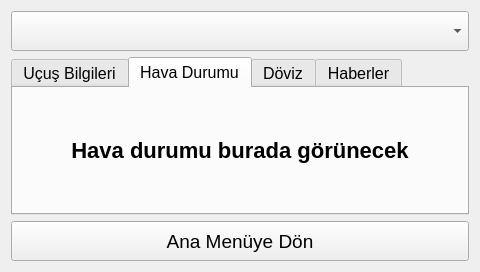
<?xml version="1.0" encoding="UTF-8"?>
<ui version="4.0">
 <class>RolePage_Passenger</class>
 <widget class="QWidget" name="RolePage_Passenger">
  <property name="geometry">
   <rect>
    <x>0</x>
    <y>0</y>
    <width>480</width>
    <height>272</height>
   </rect>
  </property>
  <property name="styleSheet">
   <string></string>
  </property>
  <layout class="QVBoxLayout" name="mainLayout">
   <item>
    <widget class="QComboBox" name="comboCity">
     <property name="minimumSize">
      <size>
       <width>0</width>
       <height>40</height>
      </size>
     </property>
     <property name="font">
      <font>
       <pointsize>14</pointsize>
      </font>
     </property>
    </widget>
   </item>
   <item>
    <widget class="QTabWidget" name="tabWidget">
     <property name="font">
      <font>
       <pointsize>12</pointsize>
      </font>
     </property>
     <property name="currentIndex">
      <number>1</number>
     </property>
     <widget class="QWidget" name="tabFlight">
      <attribute name="title">
       <string>Uçuş Bilgileri</string>
      </attribute>
      <layout class="QVBoxLayout" name="verticalLayoutFlight">
       <item>
        <widget class="QScrollArea" name="scrollAreaFlights">
         <property name="widgetResizable">
          <bool>true</bool>
         </property>
         <widget class="QWidget" name="scrollAreaWidgetFlights">
          <property name="geometry">
           <rect>
            <x>0</x>
            <y>0</y>
            <width>438</width>
            <height>105</height>
           </rect>
          </property>
          <layout class="QVBoxLayout" name="layoutFlights"/>
         </widget>
        </widget>
       </item>
      </layout>
     </widget>
     <widget class="QWidget" name="tabWeather">
      <attribute name="title">
       <string>Hava Durumu</string>
      </attribute>
      <layout class="QVBoxLayout" name="verticalLayoutWeather">
       <item>
        <widget class="QLabel" name="labelWeather">
         <property name="styleSheet">
          <string>font-size: 22px; font-weight: bold;</string>
         </property>
         <property name="text">
          <string>Hava durumu burada görünecek</string>
         </property>
         <property name="alignment">
          <set>Qt::AlignCenter</set>
         </property>
        </widget>
       </item>
      </layout>
     </widget>
     <widget class="QWidget" name="tabCurrency">
      <attribute name="title">
       <string>Döviz</string>
      </attribute>
      <layout class="QVBoxLayout" name="verticalLayoutCurrency">
       <item>
        <widget class="QLabel" name="labelCurrency">
         <property name="styleSheet">
          <string>font-size: 22px; font-weight: bold;</string>
         </property>
         <property name="text">
          <string>Döviz bilgisi burada görünecek</string>
         </property>
         <property name="alignment">
          <set>Qt::AlignCenter</set>
         </property>
        </widget>
       </item>
      </layout>
     </widget>
     <widget class="QWidget" name="tabNews">
      <attribute name="title">
       <string>Haberler</string>
      </attribute>
      <layout class="QVBoxLayout" name="verticalLayoutNews">
       <item>
        <widget class="QScrollArea" name="scrollAreaNews">
         <property name="widgetResizable">
          <bool>true</bool>
         </property>
         <widget class="QWidget" name="scrollAreaWidgetNews">
          <property name="geometry">
           <rect>
            <x>0</x>
            <y>0</y>
            <width>438</width>
            <height>105</height>
           </rect>
          </property>
          <layout class="QVBoxLayout" name="layoutNews"/>
         </widget>
        </widget>
       </item>
      </layout>
     </widget>
    </widget>
   </item>
   <item>
    <widget class="QPushButton" name="btnBack">
     <property name="minimumSize">
      <size>
       <width>0</width>
       <height>40</height>
      </size>
     </property>
     <property name="font">
      <font>
       <pointsize>14</pointsize>
      </font>
     </property>
     <property name="text">
      <string>Ana Menüye Dön</string>
     </property>
    </widget>
   </item>
  </layout>
 </widget>
 <resources/>
 <connections/>
</ui>
